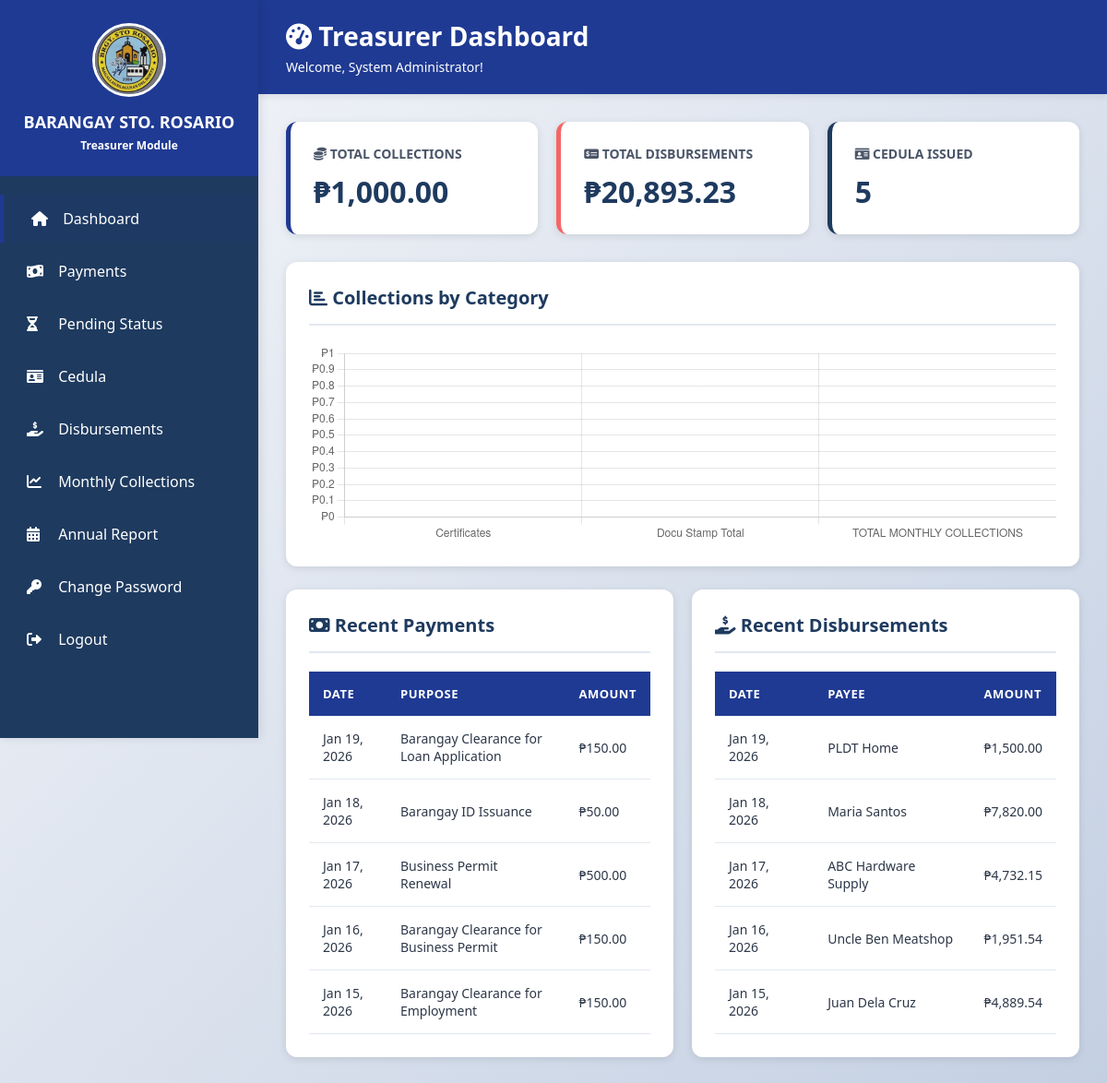
The app's page /treasurer/dashboard.php (signed in) with its own data.
### tables this page shows
CREATE TABLE IF NOT EXISTS payments (
    id INT AUTO_INCREMENT PRIMARY KEY,
    receipt_no VARCHAR(50) NOT NULL,
    payment_date DATE NOT NULL,
    payer_name VARCHAR(150) NOT NULL,
    service_type VARCHAR(100) NOT NULL,
    purpose VARCHAR(255) NOT NULL,
    operating_services VARCHAR(100),  
    amount DECIMAL(10, 2) NOT NULL,
    bir_tax DECIMAL(10, 2) DEFAULT 0,
    remarks TEXT,
    received_by INT,
    resident_id INT DEFAULT NULL,
    created_at TIMESTAMP DEFAULT CURRENT_TIMESTAMP,
    FOREIGN KEY (received_by) REFERENCES users(id) ON DELETE SET NULL
);

CREATE TABLE IF NOT EXISTS disbursements (
    id INT AUTO_INCREMENT PRIMARY KEY,
    disburse_date DATE NOT NULL,
    check_no VARCHAR(50) NOT NULL,
    or_no VARCHAR(50),
    received_date DATE,
    payee VARCHAR(150) NOT NULL,
    payee_address TEXT,
    payee_tin VARCHAR(50),
    dv_no VARCHAR(50) NOT NULL,
    amount DECIMAL(12, 2) NOT NULL,
    fund VARCHAR(100),
    payroll VARCHAR(100),
    bir VARCHAR(100),
    bir_vat_type VARCHAR(20),
    bir_gross DECIMAL(12, 2),
    bir_withholding_a DECIMAL(12, 2),
    bir_withholding_b DECIMAL(12, 2),
    purpose TEXT NOT NULL,
    release_amount DECIMAL(12, 2) NOT NULL,
    accounting_entries TEXT,
    signatory_a VARCHAR(150),
    signatory_b VARCHAR(150),
    signatory_c VARCHAR(150),
    signatory_prepared_by VARCHAR(150),
    signatory_checked_by VARCHAR(150),
    signatory_approved_by VARCHAR(150),
    signatory_received_by VARCHAR(150),
    processed_by INT,
    created_at TIMESTAMP DEFAULT CURRENT_TIMESTAMP,
    FOREIGN KEY (processed_by) REFERENCES users(id) ON DELETE SET NULL
);

### treasurer/dashboard.php (the view, shortened to what this page needs)
<?php
include "../config/database.php";
$totalCollection = $conn->query("
    SELECT COALESCE(SUM(amount), 0) AS total FROM payments
")->fetch_assoc()['total'] ?? 0;
$totalDisbursement = $conn->query("
    SELECT COALESCE(SUM(release_amount), 0) AS total FROM disbursements
")->fetch_assoc()['total'] ?? 0;
$totalCedula = $conn->query("
    SELECT COUNT(*) AS total FROM cedula
")->fetch_assoc()['total'] ?? 0;
$recentPayments = $conn->query("
    SELECT * FROM payments
    ORDER BY payment_date DESC
    LIMIT 5
");
$recentDisbursements = $conn->query("
    SELECT * FROM disbursements
    ORDER BY disburse_date DESC
    LIMIT 5
");
$chartMonth = (int) date('n');
$chartYear = (int) date('Y');
$certificates = $conn->query("
    SELECT COALESCE(SUM(amount), 0) as total
    FROM payments
    WHERE MONTH(COALESCE(payment_date, DATE(created_at))) = $chartMonth
    AND YEAR(COALESCE(payment_date, DATE(created_at))) = $chartYear
")->fetch_assoc()['total'] ?? 0;
$documentaryStampFees = $conn->query("
    SELECT COALESCE(SUM(bir_tax), 0) as total
    FROM payments
    WHERE MONTH(COALESCE(payment_date, DATE(created_at))) = $chartMonth
    AND YEAR(COALESCE(payment_date, DATE(created_at))) = $chartYear
")->fetch_assoc()['total'] ?? 0;
$totalMonthlyCollections = $certificates + $documentaryStampFees;
?>
<!DOCTYPE html>
<html lang="en">
<head>
    <link rel="stylesheet" href="../assets/css/style.css">
    <link rel="stylesheet" href="https://cdnjs.cloudflare.com/ajax/libs/font-awesome/6.0.0/css/all.min.css">
</head>
<body>
    <div class="dashboard-container">
        <aside class="sidebar">
            <div class="sidebar-header">
                <img src="../assets/images/logo.jpg" alt="Barangay Logo"
                    style="width: 80px; height: 80px; border-radius: 50%; margin-bottom: 10px; border: 3px solid #ffffff;">
                <h2>BARANGAY STO. ROSARIO</h2>
                <p>Treasurer Module</p>
            </div>
            <ul class="sidebar-menu">
                <li><a href="dashboard.php" class="active"><i class="fas fa-home"></i> Dashboard</a></li>
                <li><a href="payments/list.php"><i class="fas fa-money-bill-wave"></i> Payments</a></li>
                <li><a href="pending_payments/list.php"><i class="fas fa-hourglass-half"></i> Pending Status</a></li>
                <li><a href="cedula/list.php"><i class="fas fa-id-card"></i> Cedula</a></li>
                <li><a href="disbursement/list.php"><i class="fas fa-hand-holding-usd"></i> Disbursements</a></li>
                <li><a href="collections/monthly.php"><i class="fas fa-chart-line"></i> Monthly Collections</a></li>
                <li><a href="collections/annual.php"><i class="fas fa-calendar-alt"></i> Annual Report</a></li>
                <li><a href="change_password.php"><i class="fas fa-key"></i> Change Password</a></li>
                <li><a href="../logout.php"><i class="fas fa-sign-out-alt"></i> Logout</a></li>
            </ul>
        </aside>
        <main class="main-content">
            <div class="content-header">
                <h1><i class="fas fa-tachometer-alt"></i> Treasurer Dashboard</h1>
                <p class="text-white">Welcome,
                    <?= htmlspecialchars($_SESSION['name']) ?>!
                </p>
            </div>
            <div class="content-body">
                <div class="stats-grid">
                    <div class="stat-card">
                        <h4><i class="fas fa-coins"></i> Total Collections</h4>
                        <div class="stat-value">
                            ₱<?= number_format($totalCollection, 2) ?>
                        </div>
                    </div>
                    <div class="stat-card red">
                        <h4><i class="fas fa-money-check-alt"></i> Total Disbursements</h4>
                        <div class="stat-value">
                            ₱<?= number_format($totalDisbursement, 2) ?>
                        </div>
                    </div>
                    <div class="stat-card blue">
                        <h4><i class="fas fa-id-card"></i> Cedula Issued</h4>
                        <div class="stat-value">
                            <?= number_format($totalCedula) ?>
                        </div>
                    </div>
                </div>
                <div class="card">
                    <div class="card-header">
                        <h3><i class="fas fa-chart-bar"></i> Collections by Category</h3>
                    </div>
                    <canvas id="categoryChart" height="80"></canvas>
                </div>
                <div style="display: grid; grid-template-columns: 1fr 1fr; gap: 20px;">
                    <div class="card">
                        <div class="card-header">
                            <h3><i class="fas fa-money-bill"></i> Recent Payments</h3>
                        </div>
                        <div class="table-responsive">
                            <table>
                                <thead>
                                    <tr>
                                        <th>Date</th>
                                        <th>Purpose</th>
                                        <th>Amount</th>
                                    </tr>
                                </thead>
                                <tbody>
                                    <?php if ($recentPayments->num_rows > 0): ?>
                                    <?php while ($payment = $recentPayments->fetch_assoc()): ?>
                                    <tr>
                                        <td><?= date('M d, Y', strtotime($payment['payment_date'])) ?>
                                        </td>
                                        <td><?= htmlspecialchars($payment['purpose']) ?>
                                        </td>
                                        <td>₱<?= number_format($payment['amount'], 2) ?>
                                        </td>
                                    </tr>
                                    <?php endwhile; ?>
                                    <?php else: ?>
                                    <tr>
                                        <td colspan="3" style="text-align: center;">No recent payments</td>
                                    </tr>
                                    <?php endif; ?>
                                </tbody>
                            </table>
                        </div>
                    </div>
                    <div class="card">
                        <div class="card-header">
                            <h3><i class="fas fa-hand-holding-usd"></i> Recent Disbursements</h3>
                        </div>
                        <div class="table-responsive">
                            <table>
                                <thead>
                                    <tr>
                                        <th>Date</th>
                                        <th>Payee</th>
                                        <th>Amount</th>
                                    </tr>
                                </thead>
                                <tbody>
                                    <?php if ($recentDisbursements->num_rows > 0): ?>
                                    <?php while ($disbursement = $recentDisbursements->fetch_assoc()): ?>
                                    <tr>
                                        <td><?= date('M d, Y', strtotime($disbursement['disburse_date'])) ?>
                                        </td>
                                        <td><?= htmlspecialchars($disbursement['payee']) ?>
                                        </td>
                                        <td>₱<?= number_format($disbursement['release_amount'], 2) ?>
                                        </td>
                                    </tr>
                                    <?php endwhile; ?>
                                    <?php else: ?>
                                    <tr>
                                        <td colspan="3" style="text-align: center;">No recent disbursements</td>
                                    </tr>
                                    <?php endif; ?>
                                </tbody>
                            </table>
                        </div>
                    </div>
                </div>
            </div>
        </main>
    </div>
    <script>
        // Category Chart
        const ctx = document.getElementById('categoryChart').getContext('2d');
        new Chart(ctx, {
            type: 'bar',
            data: {
                labels: ['Certificates', 'Docu Stamp Total', 'TOTAL MONTHLY COLLECTIONS'],
                datasets: [{
                    label: 'Collections by Category',
                    data: [
                        <?= $certificates ?>
                        ,
                        <?= $documentaryStampFees ?>
                        ,
                        <?= $totalMonthlyCollections ?>
                    ],
                    backgroundColor: [
                        '#1F3A93',
                        '#4A7FCB',
                        '#6BA3E0'
                    ],
                    borderColor: [
                        '#1a3280',
                        '#3d6cb3',
                        '#5890c9'
                    ],
                    borderWidth: 2
                }]
            },
            options: {
                responsive: true,
                maintainAspectRatio: true,
                scales: {
                    y: {
                        beginAtZero: true,
                        ticks: {
                            callback: function(value) {
                                return '₱' + value.toLocaleString();
                            }
                        }
                    }
                },
                plugins: {
                    legend: {
                        display: false
                    },
                    tooltip: {
                        callbacks: {
                            label: function(context) {
                                return '₱' + context.parsed.y.toLocaleString();
                            }
                        }
                    }
                }
            }
        });
    </script>
</body>
</html>

### assets/css/style.css (style rules this page uses)
:root { --primary-yellow: #1f3a93; --dark-yellow: #1a3280; --primary-blue: #1e3a5f; --light-blue: #2c5282; --text-dark: #2d3748; --text-light: #4a5568; --white: #ffffff; --gray-light: #f7fafc; --gray-border: #e2e8f0; --success: #48bb78; --danger: #f56565; --warning: #ed8936; }
* { margin: 0; padding: 0; box-sizing: border-box; }
body { font-family: "Segoe UI", Tahoma, Geneva, Verdana, sans-serif; background: linear-gradient(135deg, #f5f7fa 0%, #c3cfe2 100%); min-height: 100vh; color: var(--text-dark); }
.dashboard-container { min-height: 100vh; display: flex; }
.sidebar { width: 280px; background: var(--primary-blue); padding: 0; box-shadow: 2px 0 10px rgba(0, 0, 0, 0.1); position: fixed; height: 100vh; overflow-y: auto; }
.sidebar-header { background: var(--primary-yellow); padding: 25px 20px; text-align: center; }
.sidebar-header h2 { color: var(--white); font-size: 18px; font-weight: 700; margin-bottom: 5px; }
.sidebar-header p { color: var(--white); font-size: 12px; font-weight: 600; }
.sidebar-menu { list-style: none; padding: 20px 0; }
.sidebar-menu li { margin-bottom: 5px; }
.sidebar-menu a { display: block; padding: 15px 25px; color: var(--white); text-decoration: none; transition: all 0.3s ease; border-left: 4px solid transparent; }
.sidebar-menu a:hover, .sidebar-menu a.active { background: rgba(31, 58, 147, 0.1); border-left-color: var(--primary-yellow); padding-left: 30px; }
.sidebar-menu a i { margin-right: 10px; width: 20px; }
.main-content { margin-left: 280px; flex: 1; padding: 0; }
.content-header { background: var(--primary-yellow); padding: 20px 30px; box-shadow: 0 2px 8px rgba(0, 0, 0, 0.1); }
.content-header h1 { color: var(--white); font-size: 28px; font-weight: 700; }
.content-header p { color: var(--white); margin: 5px 0 0 0; font-size: 14px; }
.text-white { color: var(--white); }
.content-body { padding: 30px; }
.card { background: var(--white); border-radius: 12px; padding: 25px; box-shadow: 0 2px 8px rgba(0, 0, 0, 0.1); margin-bottom: 25px; }
.card-header { border-bottom: 2px solid var(--gray-border); padding-bottom: 15px; margin-bottom: 20px; }
.card-header h3 { color: var(--primary-blue); font-size: 20px; font-weight: 600; }
.stats-grid { display: grid; grid-template-columns: repeat(auto-fit, minmax(250px, 1fr)); gap: 20px; margin-bottom: 30px; }
.stat-card { background: var(--white); padding: 25px; border-radius: 12px; box-shadow: 0 2px 8px rgba(0, 0, 0, 0.1); border-left: 5px solid var(--primary-yellow); }
.stat-card.blue { border-left-color: var(--primary-blue); }
.stat-card.red { border-left-color: var(--danger); }
.stat-card h4 { color: var(--text-light); font-size: 14px; font-weight: 600; text-transform: uppercase; margin-bottom: 10px; }
.stat-card .stat-value { font-size: 32px; font-weight: 700; color: var(--primary-blue); }
.table-responsive { overflow-x: auto; margin-top: 20px; }
table { width: 100%; border-collapse: collapse; background: var(--white); }
thead { background: var(--primary-yellow); }
thead th { padding: 15px; text-align: left; font-weight: 600; color: var(--white); text-transform: uppercase; font-size: 13px; letter-spacing: 0.5px; }
tbody tr { border-bottom: 1px solid var(--gray-border); transition: background 0.2s ease; }
tbody td { padding: 15px; color: var(--text-dark); font-size: 14px; }

### records on screen
payments: payment_date "Jan 19, 2026", purpose "Barangay Clearance for Loan Application", amount "150.00"
payments: payment_date "Jan 18, 2026", purpose "Barangay ID Issuance", amount "50.00"
payments: payment_date "Jan 17, 2026", purpose "Business Permit Renewal", amount "500.00"
payments: payment_date "Jan 16, 2026", purpose "Barangay Clearance for Business Permit", amount "150.00"
payments: payment_date "Jan 15, 2026", purpose "Barangay Clearance for Employment", amount "150.00"
disbursements: disburse_date "Jan 19, 2026", payee "PLDT Home", release_amount "1,500.00"
disbursements: disburse_date "Jan 18, 2026", payee "Maria Santos", release_amount "7,820.00"
disbursements: disburse_date "Jan 17, 2026", payee "ABC Hardware Supply", release_amount "4,732.15"
disbursements: disburse_date "Jan 16, 2026", payee "Uncle Ben Meatshop", release_amount "1,951.54"
disbursements: disburse_date "Jan 15, 2026", payee "Juan Dela Cruz", release_amount "4,889.54"

### other values on screen
$_SESSION['name'] "System Administrator"
$totalCollection "1,000.00"
$totalDisbursement "20,893.23"
$totalCedula "5"
chart data {{ $certificates }} 0.00
chart data {{ $documentaryStampFees }} 0.00
chart data {{ $totalMonthlyCollections }} 0
